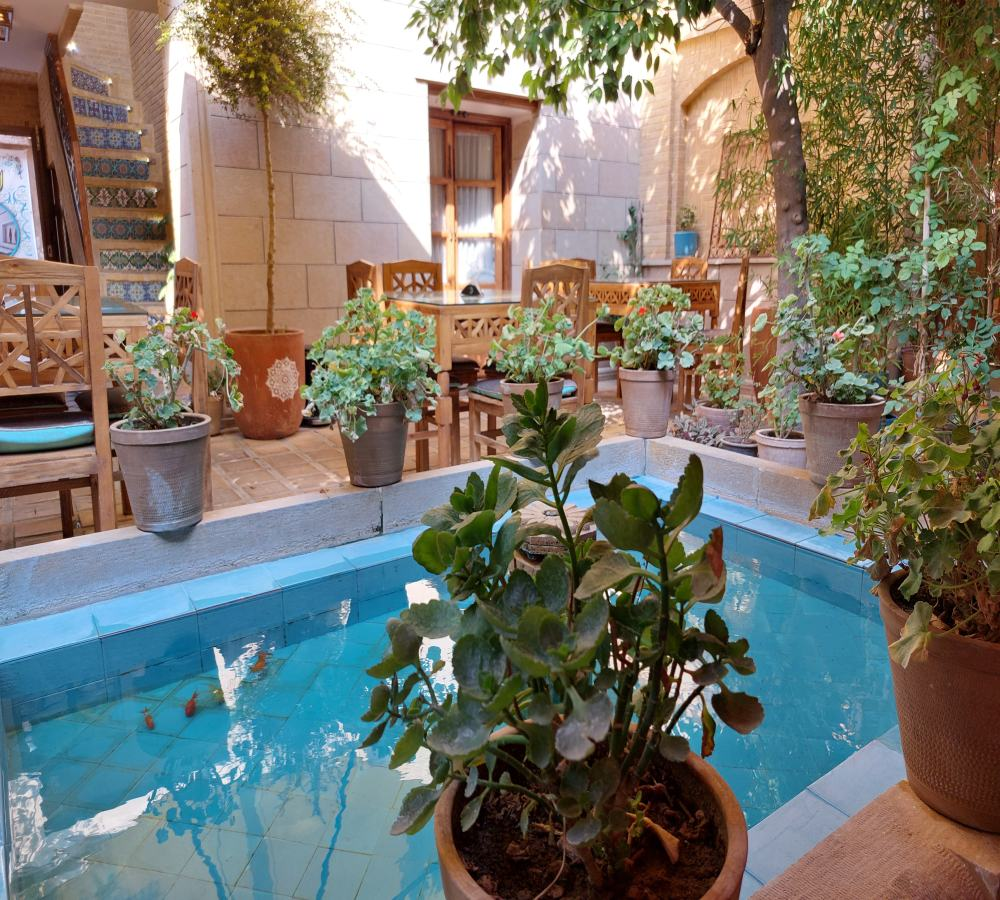
%> input picture cam.jpg, 1000 x 900 px
$ octave new3.m   (GNU Octave 9; MATLAB toolbox functions it lacks are replaced by stand-ins)
%> lines starting %> are read from the running program, lines starting %| are printed output that depends on the picture
% پاک‌سازی حافظه و بستن تمامی شکل‌ها
clear;
close all;

% بارگذاری تصویر
original_image = imread('cam.jpg');
%> original_image is the input picture: size 900x1000x3 uint8; mean R, G, B 118.4, 117.7, 107.4

% تبدیل تصویر به سیاه و سفید
gray_image = rgb2gray(original_image);
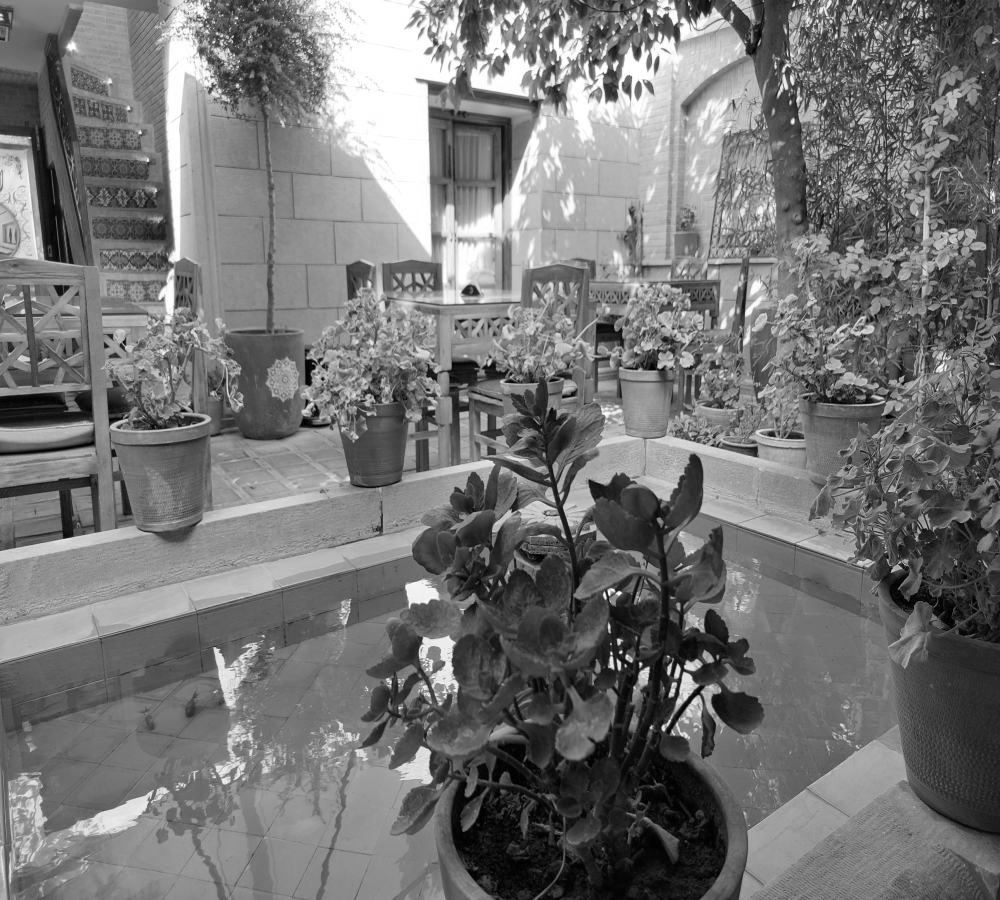
%> gray_image: size 900x1000 uint8; min 0, max 255, mean 116.8

% کاهش اندازه تصویر برای جلوگیری از مشکلات حافظه
gray_image_resized = imresize(gray_image, 0.5);

% اضافه کردن نویز فلفل نمکی با مقدار کم
noisy_image = imnoise(gray_image_resized, 'salt & pepper', 0.02);
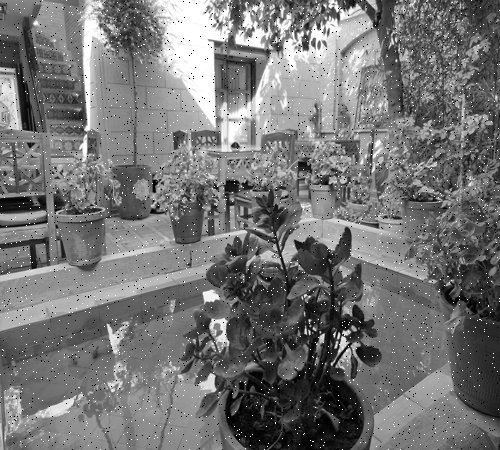
%> noisy_image: size 450x500 uint8; min 0, max 255, mean 116.9

% تعریف اندازه‌ها و نوع پنجره‌های مختلف
window_sizes = [3, 5, 7, 9, 11, 15];
window_types = {'average', 'disk', 'gaussian', 'average', 'disk', 'gaussian'};

% نمایش تصاویر فیلترشده
figure;
for i = 1:length(window_sizes)
    % انتخاب نوع و اندازه فیلتر
    window_size = window_sizes(i);
    window_type = window_types{i};

    % ایجاد فیلتر میانگین‌گیر با نوع و اندازه مشخص
    switch window_type
        case 'average'
            h = fspecial('average', [window_size window_size]);
        case 'disk'
            h = fspecial('disk', window_size);  % تغییر این خط برای اندازه صحیح
        case 'gaussian'
            h = fspecial('gaussian', [window_size window_size], window_size / 6);
    end

    % اعمال فیلتر روی تصویر نویزدار
    filtered_image = imfilter(noisy_image, h, 'symmetric');

    % نمایش تصویر فیلتر شده
    subplot(2, 3, i);
    imshow(filtered_image, []);
    title([window_type, ' - ', num2str(window_size), 'x', num2str(window_size)]);
end
%> this loop made 6 passes
%> pass 1, `filtered_image = imfilter(noisy_image, h, 'symmetric');`:
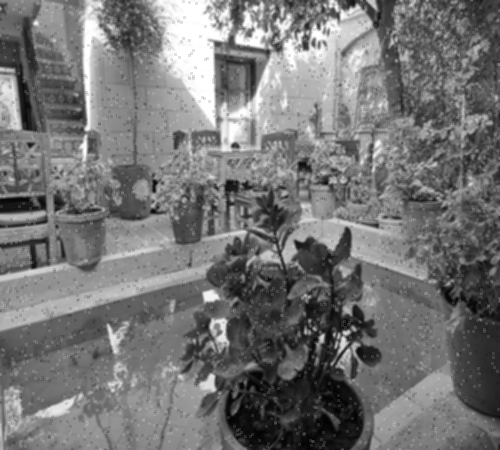
%> filtered_image: size 450x500 uint8; min 2, max 255, mean 116.9
%> pass 2, `filtered_image = imfilter(noisy_image, h, 'symmetric');`:
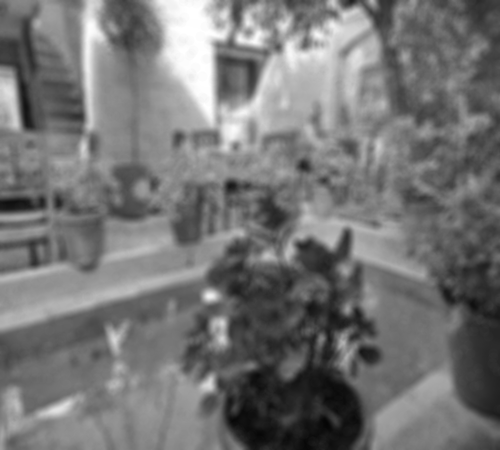
%> filtered_image: size 450x500 uint8; min 5, max 255, mean 116.9
%> after the loop:
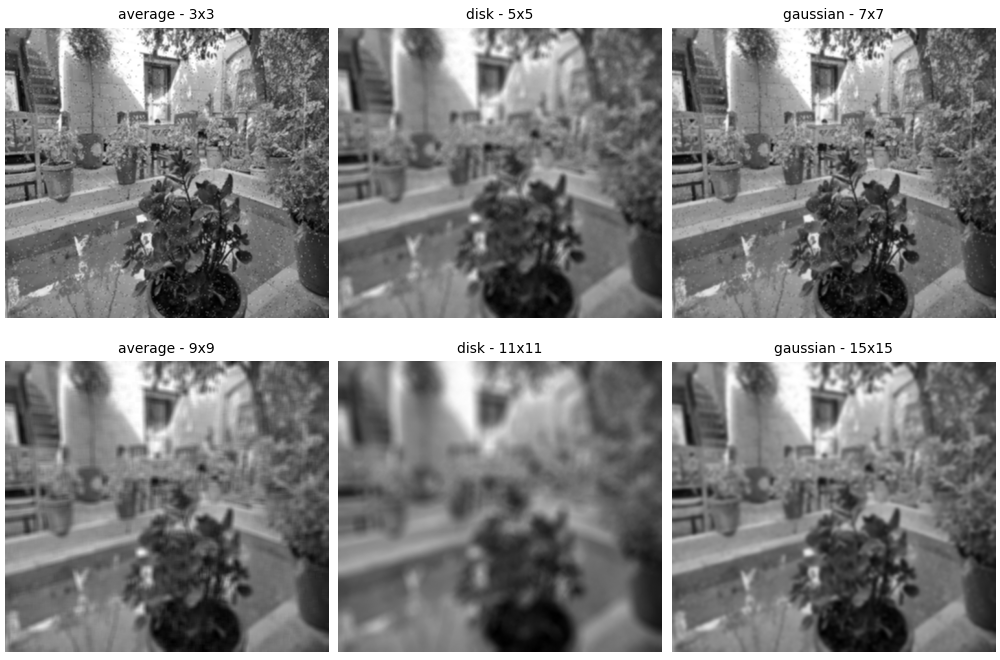
%> figure redrawn from the program's plot data, 6 panels
